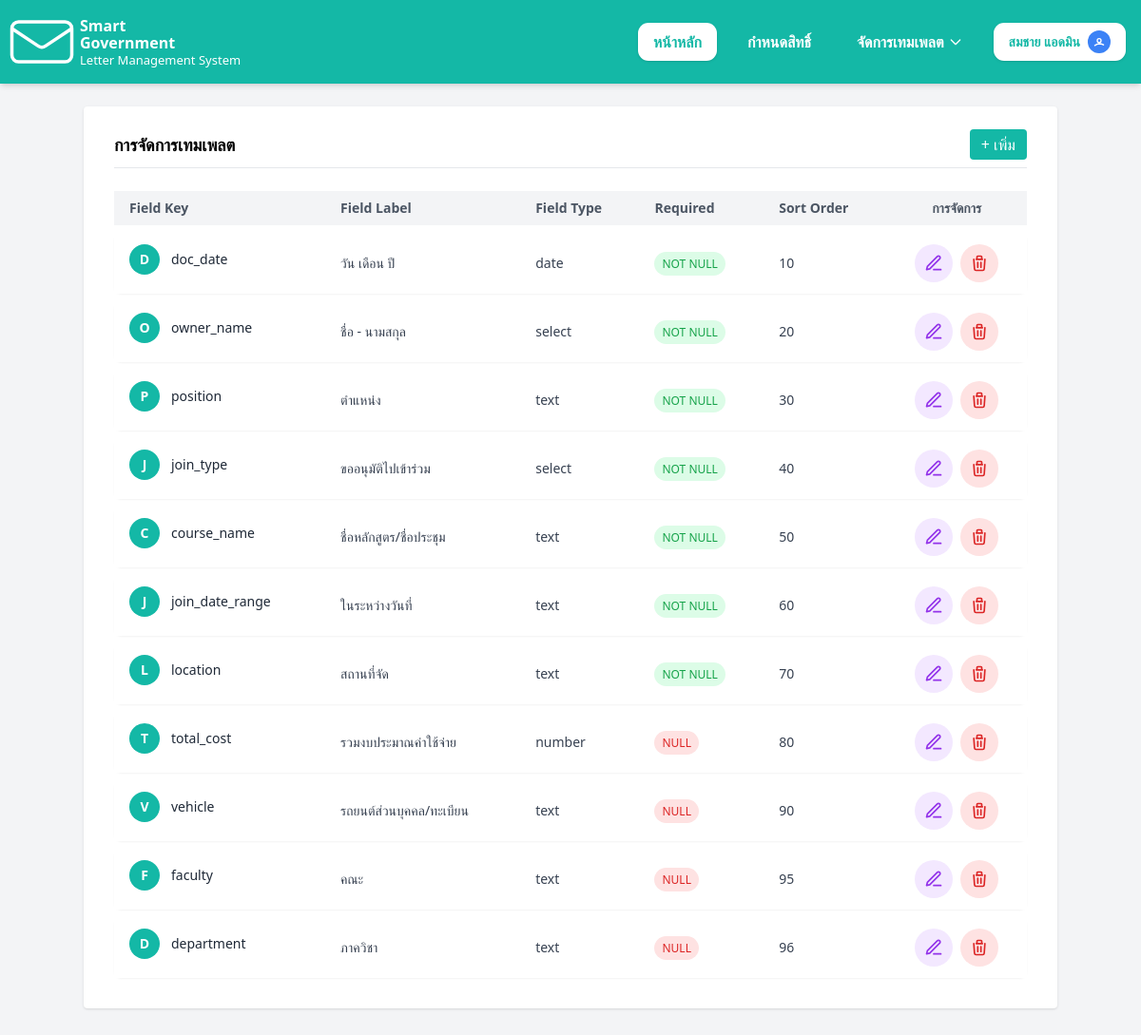
/admin/form_Templates.php (signed in), run on the app's committed database.
### tables this page shows
CREATE TABLE `template_fields` (
  `field_id` int(11) NOT NULL,
  `template_id` int(11) NOT NULL,
  `field_key` varchar(80) NOT NULL,
  `field_label` varchar(150) NOT NULL,
  `field_type` enum('text','textarea','date','number','select','checkbox') NOT NULL,
  `is_required` tinyint(1) DEFAULT 0,
  `sort_order` int(11) DEFAULT 0
);

### admin/form_Templates.php (the view, shortened to what this page needs)
<?php
$pdo = getPDO();
$sql = "SELECT field_id, template_id, field_key, field_label, field_type, is_required, sort_order
        FROM template_fields
        ORDER BY sort_order ASC";
$stmt = $pdo->query($sql);
$fields = $stmt->fetchAll(PDO::FETCH_ASSOC);
?>
<!DOCTYPE html>
<html lang="th">
<head>
    <script src="https://cdn.tailwindcss.com"></script>
</head>
<body class="bg-gray-100">
    <header class="bg-teal-500 text-white p-4 flex justify-between items-center shadow-md">
        <div class="flex items-center space-x-3">
            <div class="w-[56px] h-[56px] flex items-center justify-center relative overflow-visible">
            </div>
            <div class="leading-tight">
                <div class="text-[16px] font-bold">Smart</div>
                <div class="text-[16px] font-bold -mt-[2px]">Government</div>
                <div class="text-[13px] mt-[0px]">Letter Management System</div>
            </div>
        </div>
        <div class="flex items-center space-x-4">
            <a href="home.php">
                <div class="px-4 py-2 rounded-[11px] font-bold transition bg-white text-teal-500 shadow">
                    หน้าหลัก
                </div>
            </a>
            <a href="user_Managerment.php" id="tab-users">
                <div
                    class="px-4 py-2 rounded-[11px] font-bold transition text-white hover:bg-white hover:text-teal-500">
                    กำหนดสิทธิ์
                </div>
            </a>
            <div class="relative">
                <button id="templateBtn"
                    class="px-4 py-2 rounded-[11px] font-bold transition text-white hover:bg-white hover:text-teal-500 flex items-center space-x-1">
                    <span>จัดการเทมเพลต</span>
                    <svg class="w-4 h-4" fill="none" stroke="currentColor" viewBox="0 0 24 24">
                        <path stroke-linecap="round" stroke-linejoin="round" stroke-width="2" d="M19 9l-7 7-7-7" />
                    </svg>
                </button>
            </div>
            <div class="relative">
                <button id="profileBtn"
                    class="bg-white text-teal-500 px-4 py-2 rounded-[11px] shadow flex items-center space-x-2 hover:bg-gray-100">
                    <div class="text-right leading-tight">
                        <div class="font-bold text-[14px]"><?= htmlspecialchars($_SESSION['fullname']) ?></div>
                    </div>
                    <div
                        class="w-6 h-6 bg-blue-500 text-white rounded-full flex items-center justify-center text-sm font-bold">
                        <svg xmlns="http://www.w3.org/2000/svg" class="h-4 w-4" fill="none" viewBox="0 0 24 24"
                            stroke="currentColor" stroke-width="2">
                            <path stroke-linecap="round" stroke-linejoin="round"
                                d="M5.121 17.804A13.937 13.937 0 0112 15c2.33 0 4.487.577 6.879 1.804M15 10a3 3 0 11-6 0 3 3 0 016 0z" />
                        </svg>
                    </div>
                </button>
            </div>
        </div>
    </header>
    <main class="max-w-5xl w-full px-8 mx-auto bg-white mt-6 mb-12 p-6 rounded shadow min-h-[85vh]">
        <div class="flex justify-between items-center mb-4 border-b pb-2">
            <h2 class="text-lg font-bold">การจัดการเทมเพลต</h2>
            <button onclick="confirmUserAction('add')" class="px-3 py-1 bg-teal-500 text-white rounded">+ เพิ่ม</button>
        </div>
        <table class="w-full text-sm text-left border-separate border-spacing-y-2">
            <thead class="text-gray-600 bg-gray-100">
                <tr>
                    <th class="px-4 py-2">Field Key</th>
                    <th class="px-4 py-2">Field Label</th>
                    <th class="px-4 py-2">Field Type</th>
                    <th class="px-4 py-2">Required</th>
                    <th class="px-4 py-2">Sort Order</th>
                    <th class="px-4 py-2 text-center">การจัดการ</th>
                </tr>
            </thead>
            <tbody>
                <?php if ($fields): ?>
                <?php foreach ($fields as $row): ?>
                <tr class="bg-white shadow-sm rounded-lg">
                    <td class="px-4 py-3 flex items-center space-x-3">
                        <div
                            class="w-8 h-8 rounded-full bg-teal-500 text-white flex items-center justify-center font-bold">
                            <?= strtoupper(mb_substr($row['field_key'],0,1)) ?>
                        </div>
                        <span class="font-medium text-gray-800"><?= htmlspecialchars($row['field_key']) ?></span>
                    </td>
                    <td class="px-4 py-3 text-gray-700"><?= htmlspecialchars($row['field_label']) ?></td>
                    <td class="px-4 py-3 text-gray-700"><?= htmlspecialchars($row['field_type']) ?></td>
                    <td class="px-4 py-3">
                        <?php if ($row['is_required']): ?>
                        <span class="px-2 py-1 text-xs rounded-full bg-green-100 text-green-600">NOT NULL</span>
                        <?php else: ?>
                        <span class="px-2 py-1 text-xs rounded-full bg-red-100 text-red-600">NULL</span>
                        <?php endif; ?>
                    </td>
                    <td class="px-4 py-3 text-gray-700"><?= $row['sort_order'] ?></td>
                    <td class="px-4 py-3 text-center">
                        <div class="flex justify-center space-x-2">
                            <button onclick="confirmUserAction('edit', <?= $row['field_id'] ?>)"
                                class="w-10 h-10 flex items-center justify-center rounded-full bg-purple-100 hover:bg-purple-200 transition">
                                <svg xmlns="http://www.w3.org/2000/svg" class="h-5 w-5 text-purple-600" fill="none"
                                    viewBox="0 0 24 24" stroke="currentColor" stroke-width="2">
                                    <path stroke-linecap="round" stroke-linejoin="round"
                                        d="M12 20h9M16.5 3.5a2.121 2.121 0 113 3L7 19l-4 1 1-4 12.5-12.5z" />
                                </svg>
                            </button>
                            <button onclick="confirmUserAction('delete', <?= $row['field_id'] ?>)"
                                class="w-10 h-10 flex items-center justify-center rounded-full bg-red-100 hover:bg-red-200 transition">
                            </button>
                        </div>
                    </td>
                </tr>
                <?php endforeach; ?>
                <?php else: ?>
                <tr>
                    <td colspan="6" class="text-center py-4 text-gray-500">ไม่พบข้อมูล Template Fields</td>
                </tr>
                <?php endif; ?>
            </tbody>
        </table>
    </main>
</body>
</html>

### data on the page
template_fields: field_key "D", field_key "doc_date", field_label "วัน เดือน ปี", field_type "date", is_required "NOT NULL", sort_order "10"
template_fields: field_key "O", field_key "owner_name", field_label "ชื่อ - นามสกุล", field_type "select", is_required "NOT NULL", sort_order "20"
template_fields: field_key "P", field_key "position", field_label "ตำแหน่ง", field_type "text", is_required "NOT NULL", sort_order "30"
template_fields: field_key "J", field_key "join_type", field_label "ขออนุมัติไปเข้าร่วม", field_type "select", is_required "NOT NULL", sort_order "40"
template_fields: field_key "C", field_key "course_name", field_label "ชื่อหลักสูตร/ชื่อประชุม", field_type "text", is_required "NOT NULL", sort_order "50"
template_fields: field_key "J", field_key "join_date_range", field_label "ในระหว่างวันที่", field_type "text", is_required "NOT NULL", sort_order "60"
template_fields: field_key "L", field_key "location", field_label "สถานที่จัด", field_type "text", is_required "NOT NULL", sort_order "70"
template_fields: field_key "T", field_key "total_cost", field_label "รวมงบประมาณค่าใช้จ่าย", field_type "number", is_required "NULL", sort_order "80"
template_fields: field_key "V", field_key "vehicle", field_label "รถยนต์ส่วนบุคคล/ทะเบียน", field_type "text", is_required "NULL", sort_order "90"
template_fields: field_key "F", field_key "faculty", field_label "คณะ", field_type "text", is_required "NULL", sort_order "95"
template_fields: field_key "D", field_key "department", field_label "ภาควิชา", field_type "text", is_required "NULL", sort_order "96"

### other printed values
$_SESSION['fullname'] "สมชาย แอดมิน"
